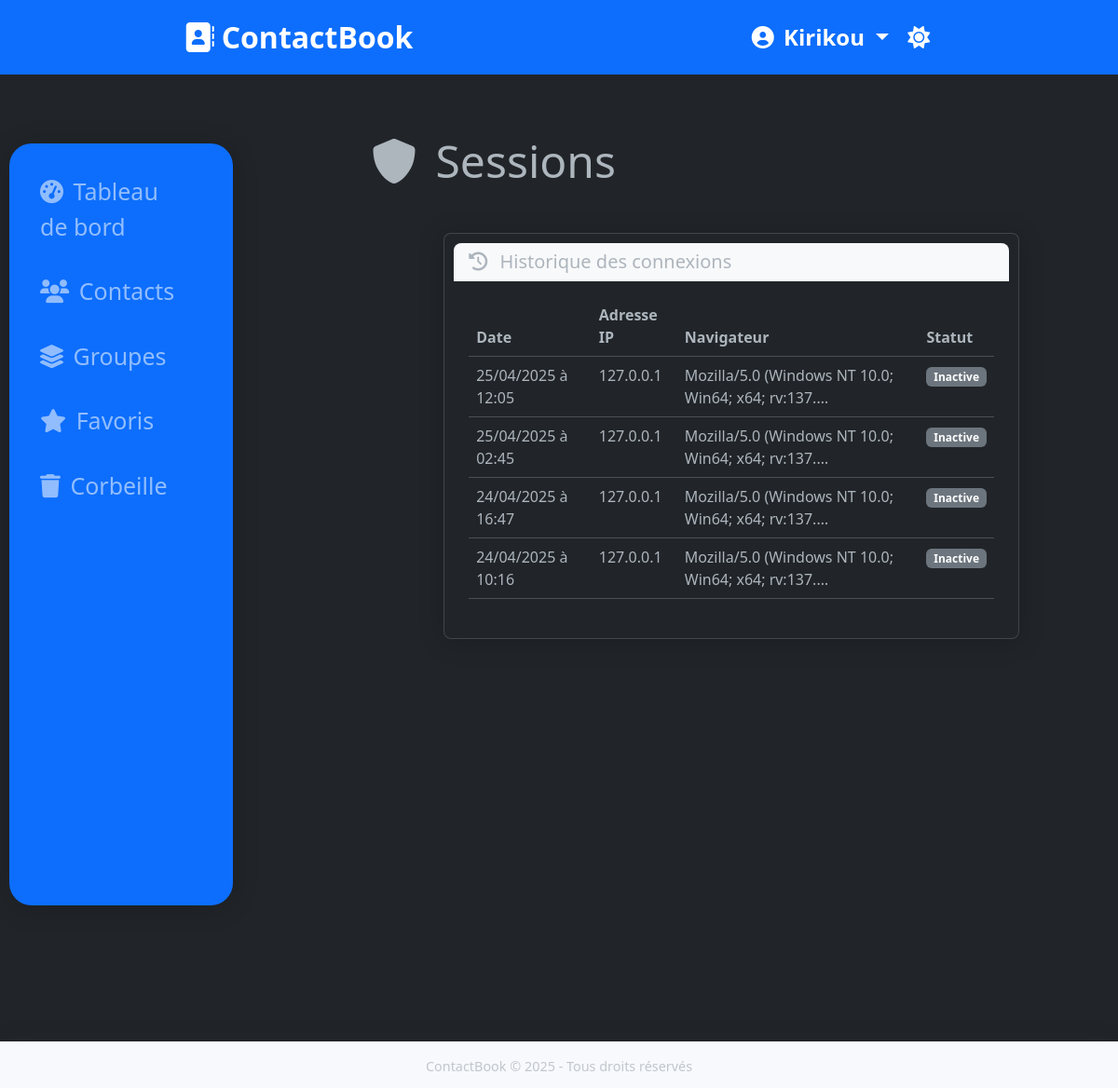
The page /users/sessions/ (signed in) on the database its author committed.
### users/models.py (models this page shows, shortened)
class CustomUser(AbstractUser):
    theme_preference = models.CharField(
        max_length=10,
        choices=[('light', 'Clair'), ('dark', 'Sombre')],
        default='light'
    )

class UserSession(models.Model):
    user = models.ForeignKey(CustomUser, on_delete=models.CASCADE, related_name='sessions')
    session_key = models.CharField(max_length=40)
    ip_address = models.GenericIPAddressField(null=True, blank=True)
    user_agent = models.TextField(blank=True)
    last_activity = models.DateTimeField(auto_now=True)

### users/views.py (the view)
# urls.py: path('sessions/', views.user_sessions, name='user_sessions'),
@login_required
def user_sessions(request):
    sessions = UserSession.objects.filter(user=request.user).order_by('-last_activity')
    return render(request, 'users/sessions.html', {'sessions': sessions})

### users/templates/users/sessions.html (shortened to what this page needs)
{% extends 'base.html' %}
{% block content %}
<div class="row mb-4">
    <div class="col-md-8">
        <h1 class="display-5 mb-4">
            <i class="fas fa-shield-alt me-2"></i> Sessions
        </h1>
    </div>
</div>
<div class="card">
    <div class="card-header bg-light">
        <h5 class="card-title mb-0">
            <i class="fas fa-history me-2"></i> Historique des connexions
        </h5>
    </div>
    <div class="card-body">
        {% if sessions %}
            <div class="table-responsive">
                <table class="table table-hover">
                    <thead>
                        <tr>
                            <th>Date</th>
                            <th>Adresse IP</th>
                            <th>Navigateur</th>
                            <th>Statut</th>
                        </tr>
                    </thead>
                    <tbody>
                        {% for session in sessions %}
                            <tr>
                                <td>{{ session.last_activity|date:"d/m/Y à H:i" }}</td>
                                <td>{{ session.ip_address|default:"Inconnue" }}</td>
                                <td>{{ session.user_agent|truncatechars:50 }}</td>
                                <td>
                                    {% if session.session_key == request.session.session_key %}
                                        <span class="badge bg-success">Session actuelle</span>
                                    {% else %}
                                        <span class="badge bg-secondary">Inactive</span>
                                    {% endif %}
                                </td>
                            </tr>
                        {% endfor %}
                    </tbody>
                </table>
            </div>
        {% else %}
            <div class="alert alert-info">
                <i class="fas fa-info-circle me-2"></i> Aucune session enregistrée.
            </div>
        {% endif %}
    </div>
</div>
{% endblock %}

### templates/base.html (shortened to what this page needs)
{% load static %}
<!DOCTYPE html>
<html lang="fr" data-bs-theme="{{ request.user.theme_preference }}">
<head>
    <link href="https://cdn.jsdelivr.net/npm/bootstrap@5.3.0-alpha1/dist/css/bootstrap.min.css" rel="stylesheet">
    <link rel="stylesheet" href="https://cdnjs.cloudflare.com/ajax/libs/font-awesome/6.0.0/css/all.min.css">
    <link rel="stylesheet" href="{% static 'contacts/css/style.css' %}?v=1>">
</head>
<body>
    <div class="header bg-primary ">
        <div class="section1 ">
            <a class="navbar-brand" href="{% url 'home' %}">
                <i class="fas fa-address-book me-2"></i>ContactBook
            </a>
        </div>
        <div>
            <div class="section2 ">
                <div>
                    <li class="nav-item dropdown">
                        <a class="nav-link dropdown-toggle" href="#" id="navbarDropdown" role="button"
                            data-bs-toggle="dropdown" aria-expanded="false">
                            <i class="fas fa-user-circle me-1"></i> {{ user.username }}
                        </a>
                    </li>
                </div>
                <div>
                    <button id="theme-toggle" class="btn btn-link nav-link">
                        <i
                            class="fas {% if request.user.theme_preference == 'dark' %}fa-sun{% else %}fa-moon{% endif %} me-1"></i>
                    </button>
                </div>
            </div>
        </div>
    </div>
    <div class="main mt-4 mb-5">
        <div class="aside">
            {% if user.is_authenticated %}
            <aside class="navbar navbar-expand-lg navbar-dark bg-primary">
                <div class="collapse  navbar-collapse" id="navbarNav">
                    <ul class="navbar-nav row me-auto gap-3">
                        <li class="nav-item">
                            <a class="nav-link {% if request.resolver_match.url_name == 'dashboard' %}active{% endif %}"
                                href="{% url 'dashboard' %}">
                                <i class="fas fa-tachometer-alt me-1"></i> Tableau de bord
                            </a>
                        </li>
                        <li class="nav-item">
                            <a class="nav-link {% if request.resolver_match.url_name == 'contact_list' %}active{% endif %}"
                                href="{% url 'contact_list' %}">
                                <i class="fas fa-users me-1"></i> Contacts
                            </a>
                        </li>
                        <li class="nav-item">
                            <a class="nav-link {% if request.resolver_match.url_name == 'group_list' %}active{% endif %}"
                                href="{% url 'group_list' %}">
                                <i class="fas fa-layer-group me-1"></i> Groupes
                            </a>
                        </li>
                        <li class="nav-item">
                            <a class="nav-link {% if request.resolver_match.url_name == 'favorites' %}active{% endif %}"
                                href="{% url 'favorites' %}">
                                <i class="fas fa-star me-1"></i> Favoris
                            </a>
                        </li>
                        <li class="nav-item">
                            <a class="nav-link {% if request.resolver_match.url_name == 'trash' %}active{% endif %}"
                                href="{% url 'trash' %}">
                                <i class="fas fa-trash me-1"></i> Corbeille
                            </a>
                        </li>
                    </ul>
                </div>
            </aside>
            {% endif %}
        </div>
        <div class="container">
            {% block content %}{% endblock %}
        </div>
    </div>
    <footer class="footer mt-auto py-3 ">
        <div class=" text-center">
            <span class="text-muted">ContactBook &copy; {% now "Y" %} - Tous droits réservés</span>
        </div>
    </footer>
</body>
</html>

### static/contacts/css/style.css (style rules this page uses)
:root { --primary-color: #4e73df; --secondary-color: #858796; --success-color: #1cc88a; --info-color: #36b9cc; --warning-color: #f6c23e; --danger-color: #e74a3b; --light-color: #f8f9fc; --dark-color: #5a5c69; }
body { min-height: 100vh; display: flex; flex-direction: column; overflow: hidden; }
.header { background-color: var(--primary-color); color: white; padding: 1rem; text-align: center; font-size: 1.5rem; font-weight: bold; display: flex; justify-content: center; align-items: center; justify-content: space-around; flex-direction: row; list-style: none; }
.section1 a { font-size: 2rem; }
.section2 { display: flex; flex-direction: row; gap: 20px; }
.main { display: flex; flex-direction: row; justify-content: space-between; width: 100%; height: 100vh; padding: 20px; margin: 20px; }
.aside { width: max-content; padding: 30px; margin-right: 270px; }
.container { animation: fadeIn 0.5s ease-in-out; display: flex; flex-direction: column; width: 70%; height: 80%; overflow-y: scroll; padding: 20px; scrollbar-width: thin; scrollbar-color: rgb(178, 178, 178) transparent; }
.card { width: 80%; align-self: center; border-radius: 0.5rem; box-shadow: 0 0.15rem 1.75rem 0 rgba(58, 59, 69, 0.15); margin-bottom: 1.5rem; animation: slideInUp 0.3s ease-in-out; height: max-content; padding: 10px; margin-bottom: 90px; }
.card-header { border-top-left-radius: 0.5rem !important; border-top-right-radius: 0.5rem !important; }
.card-body { height: max-content; }
.navbar { box-shadow: 0 0.15rem 1.75rem 0 rgba(58, 59, 69, 0.15); position: absolute; left: 10px; display: flex; flex-direction: row; justify-content: center; align-items: center; width: 20%; height: 70%; padding: 10px; font-size: 25px; border-radius: 1.5rem; }
.navbar-brand { font-weight: 700; font-size: 1.2rem; }
#navbarNav { position: absolute; top: 0; left: 0; right: 0; padding: 25px; }
.footer { background-color: var(--light-color); color: var(--dark-color); padding: 1rem; text-align: center; font-size: 0.9rem; position: absolute; bottom: 0; left: 0; right: 0; width: 100%; height: 50px; margin-top: auto; box-shadow: 0 -0.15rem 1.75rem 0 rgba(58, 59, 69, 0.05); }
.card .card-header { font-weight: 700; }
.btn { transition: all 0.2s ease-in-out; }
[data-bs-theme="dark"] .card { box-shadow: 0 0.15rem 1.75rem 0 rgba(0, 0, 0, 0.2); }
[data-bs-theme="dark"] .navbar { box-shadow: 0 0.15rem 1.75rem 0 rgba(0, 0, 0, 0.2); }

### rows shown on the page
CustomUser: username "Kirikou"
UserSession: last_activity "25/04/2025 à 12:05", ip_address "127.0.0.1", user_agent "Mozilla/5.0 (Windows NT 10.0; Win64; x64; rv:137.…", shows "Inactive"
UserSession: last_activity "25/04/2025 à 02:45", ip_address "127.0.0.1", user_agent "Mozilla/5.0 (Windows NT 10.0; Win64; x64; rv:137.…", shows "Inactive"
UserSession: last_activity "24/04/2025 à 16:47", ip_address "127.0.0.1", user_agent "Mozilla/5.0 (Windows NT 10.0; Win64; x64; rv:137.…", shows "Inactive"
UserSession: last_activity "24/04/2025 à 10:16", ip_address "127.0.0.1", user_agent "Mozilla/5.0 (Windows NT 10.0; Win64; x64; rv:137.…", shows "Inactive"
